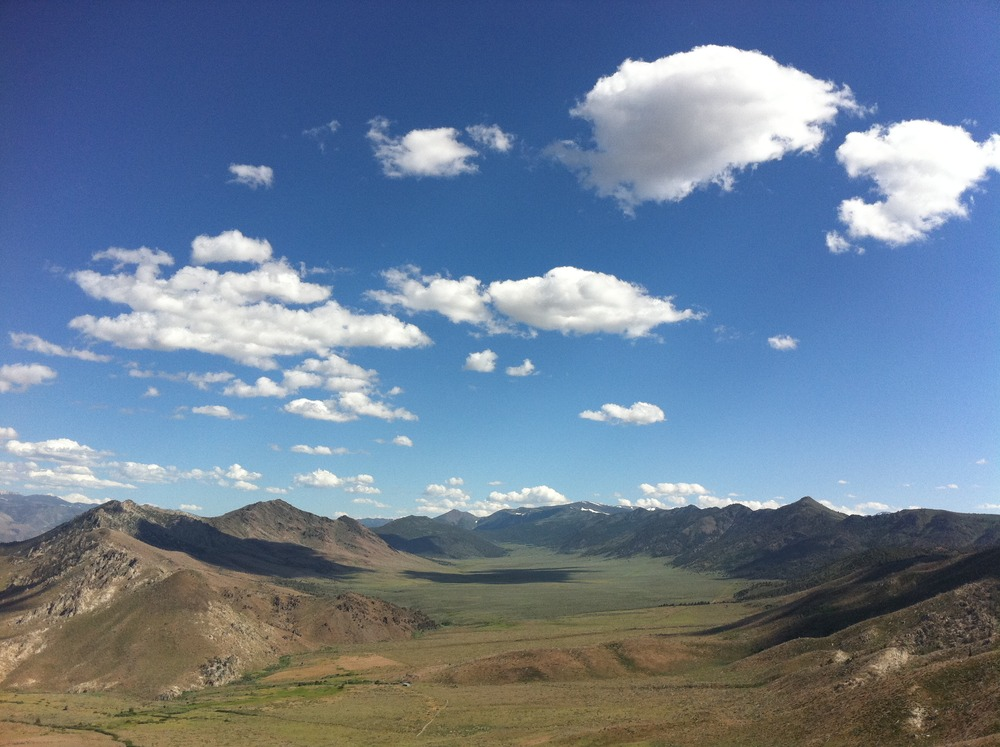
//> input picture Payload/ADLC/colorID/test.jpg, 1000 x 747 px
$ ./colorID test.jpg   (built with g++ and OpenCV 4)
//> lines starting //> are read from the running program, lines starting //| are printed output that depends on the picture
//> further down, im is the input picture: 747 rows x 1000 cols, CV_8UC3; mean B, G, R 148.9, 125.6, 106.7
### Payload/ADLC/colorID/colorID.h
#ifndef COLORID_H
#define COLORID_H
#include <iostream>
#include <opencv2/opencv.hpp>
#include <opencv2/ml.hpp>
#include <string>
#include <assert.h>
using namespace std;
using namespace cv::ml;
using namespace cv;
string colorClassify(float r, float g, float b);
vector<string> colorID(Mat src);

#endif

### Payload/ADLC/colorID/colorID.cpp
#include <iostream>
#include <opencv2/opencv.hpp>
#include <opencv2/ml.hpp>
#include <string>
#include <assert.h>
#include "colorID.h"

using namespace std;
using namespace cv::ml;
using namespace cv;


struct Pair {
    int A;
    int B;

    bool operator<( const Pair& rhs ) const
        { return A < rhs.A; }
};

string colorClassify(float r, float g, float b){
  if(r > 200 && g > 200 && b > 200){
     return  "white";
   }
   else if (r < 65 && g < 40 && b < 40){
     return "black";
   }
   else if(( 90 < r && r < 160 )&& ( 90 < g && g < 160 ) && (90 < b && b <=160 )){
       return "grey";
  }
   else if( ( 191 < r &&  r <= 255) && ( 55 < g && g < 229 ) && (0 <= b && b < 215 )){
      return "orange";
   }
   else if ((171 < r && r <= 255 ) && ( 175 < g && g <=255) && (5 <= b && b < 90 ) )
   {
    return "yellow";
   }

   else if(( 134 < r && r <=255) && (0 <= g && g < 55 ) && (0 <= b && b < 47)){
     return "red";
   }

   else if(( 200 < r && r < 255 )&& ( 0 < g && g < 70 ) && (140< b && b <=170)){
     return "pink";
   }

   else if(( 0 <= r && r < 30 ) && ( 0 <= g && g < 120) && (  171 < b &&  b <=255) ){
     return "blue";
   }
   else if((  40 <= r && r < 90 ) && ( 140 < g && g < 190) && (  171 < b &&  b <=255) ){
     return "light blue";
   }

   else if((30 < r && r < 110) && (74 < g && g <= 255 ) && (0 <= b && b < 90  ) ){
     return "green";
   }
   else if((140 < r && r < 210) && (160 < g && g <= 255 ) && (120 <= b && b < 190   ) ){
     return " light green";
   }
   else if((150 < r && r < 234 )&& (10 < g && g < 70 ) && ( 150 < b && b <=255 )){
     return "violet";
   }

   else if((110 < r && r < 234 )&& (10 < g && g < 230 ) && ( 100 < b && b <=255 )){
     return "purple";
   }

  else if(( 110 < r && r < 170 )&& ( 100 < g && g < 230 ) && (20 < b && b <=90 )){
      return "brown";
    }
   return "grey";
 }

vector<string> colorID(Mat src) {

  GaussianBlur(src,src,Size(7,7), .1,.1);

  //imshow("blur", src);
  //waitKey(0);

  Mat samples(src.rows * src.cols, 3, CV_32F);
 for( int y = 0; y < src.rows; y++ )
   for( int x = 0; x < src.cols; x++ )
     for( int z = 0; z < 3; z++)
       samples.at<float>(y + x*src.rows, z) = src.at<Vec3b>(y,x)[z];

 int clusterCount = 4;
 vector<int>labels;
 int attempts = 2;
 Mat centers;//holds colors for each cluster
 kmeans(samples, clusterCount, labels, TermCriteria(CV_TERMCRIT_ITER|CV_TERMCRIT_EPS, 10000, 0.0001), attempts, KMEANS_PP_CENTERS, centers );
//> labels = 480000 items; centers = [[224.8, 219.8, 213.6], [73.07, 90.93, 98.73], [151.5, 94.57, 60.69], [198.9, 159, 120.4]]

 //cout << "centers:"<<endl << centers << endl << endl;
 Mat new_image( src.size(), src.type() );
 // Mat new_image;
 // src.copyTo(new_image);
 for( int y = 0; y < src.rows; y++ )
   for( int x = 0; x < src.cols; x++ )
   {
     int cluster_idx = labels[y + x*src.rows];
     //change the rgb values
     new_image.at<Vec3b>(y,x)[0] = centers.at<float>(cluster_idx, 0);
     new_image.at<Vec3b>(y,x)[1] = centers.at<float>(cluster_idx, 1);
     new_image.at<Vec3b>(y,x)[2] = centers.at<float>(cluster_idx, 2);
   }
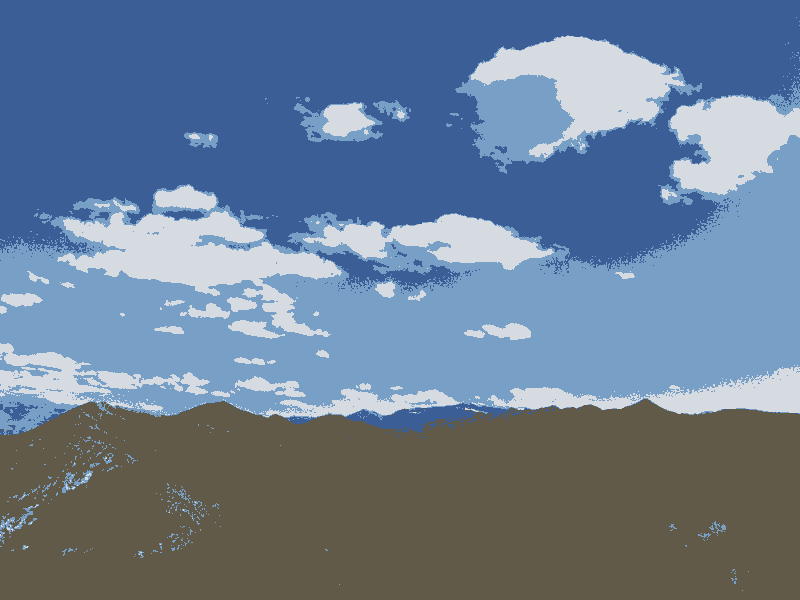
//> new_image: 600 rows x 800 cols, CV_8UC3; mean B, G, R 148.3, 124.9, 106

 //imshow( "clustered image", new_image );
 //waitKey(0);
 //count the cluster count


 std::vector<int> counts(clusterCount);
 std::vector<int> tracker(clusterCount);
 std::vector<Pair> hopes;

//count labels
 for(unsigned i = 0; i < labels.size()-1; ++i){
   counts.at(labels.at(i)) +=1;
 }
//> after the loop, counts = [59262, 146808, 150342, 123587]

 //set up the tracker
for(unsigned i = 0; i < tracker.size(); ++i){
  tracker.at(i) = i;
}

//std::cout << endl << endl << endl;
 for(unsigned i = 0; i < tracker.size(); ++i){
   //std::cout << i <<": " << centers.at<float>(i,2) << ", " << centers.at<float>(i,1) << ", " << centers.at<float>(i,0) << ":  " << counts[i];
   Pair p;
   p.A = counts[i];
   p.B = i;
   hopes.push_back(p);
   //std::cout << endl;
 }
//> this loop made 4 passes
//> p.A on passes 1 to 4: 59262, 146808, 150342, 123587

std::sort(hopes.begin(),hopes.end());

/*
for(unsigned i = 0; i < hopes.size(); ++i){
  cout << hopes[i].B << " " <<  hopes[i].A;
  cout << endl;
}
cout << endl;
*/

 //have my clusters sorted
 //cluster count index
 unsigned first = tracker.at(hopes[clusterCount - 1].B);
 unsigned second = tracker.at(hopes[clusterCount - 2].B);

 Vec3b color_1;
 color_1[0] = centers.at<float>(first,0);
//> color_1 = [151, 0, 0]
 color_1[1] = centers.at<float>(first,1);
//> color_1 = [151, 94, 0]
 color_1[2] = centers.at<float>(first,2);
//> color_1 = [151, 94, 60]

 float r1 = (float)color_1[2];
//> r1 = 60
 float g1 = (float)color_1[1];
//> g1 = 94
 float b1 = (float)color_1[0];
//> b1 = 151

cout << r1 << "," <<g1 << ","<<b1 << endl;
//| 60,94,151

 Vec3b color_2;
 color_2[0] = centers.at<float>(second,0);
//> color_2 = [73, 0, 0]
 color_2[1] = centers.at<float>(second,1);
//> color_2 = [73, 90, 0]
 color_2[2] = centers.at<float>(second,2);
//> color_2 = [73, 90, 98]

 float r2 = (float)color_2[2];
//> r2 = 98
 float g2 = (float)color_2[1];
//> g2 = 90
 float b2 = (float)color_2[0];
//> b2 = 73
cout << r2 << "," <<g2 << ","<<b2 << endl;
//| 98,90,73
//store the colors
//first index holds biggest color
//second index holds the second biggest color
vector<string> colors;
colors.push_back(colorClassify(r1,g1,b1));
//> colors = 1 item
colors.push_back(colorClassify(r2,g2,b2));
//> colors = 2 items


return colors;
}

int main(int argc, char**argv) {


    string input(argv[1]);
    //string input("obj.jpg");
    Mat im = imread(input);
    resize(im,im,Size(800,600));
    if(!im.data)
        return -1;
    std::vector<string> v =  colorID(im);
//> v = 2 items
    for(unsigned i = 0; i < v.size(); ++i){
        std::cout <<"cluster " << i << ": " << v.at(i) << endl;
    }
//> this loop made 2 passes
//| cluster 0: grey
//| cluster 1: green
    //waitKey(0);

    return 0;
}
